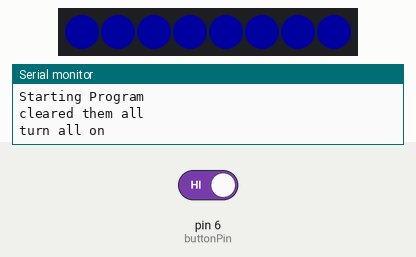
Recording of a sketch running on a simulated Arduino Uno, built with avr-gcc and run on an emulated ATmega328P. Shown: 8 RGB LEDs in strip order, left to right, the last lines printed to the serial monitor. Inputs (shaded band) come from the test bench; at power-on: pin 6 (buttonPin) HIGH. Dim RGB values are drawn brighter than linear; the audio player accepts every command and is not drawn.

Above: at 0.6 s.
4.2 s: pin 6 (buttonPin) driven LOW
At 15.1 s:
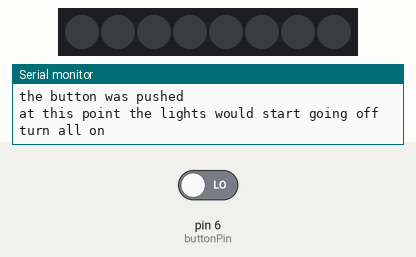
Timing chart, 0 to 16.6 s (numbered marks = the images above; inputs shaded):
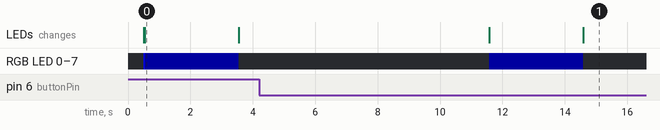

The sketch:

relient_sheilds_-_basic_light_action_and_dfplayer__R1.01.ino
```cpp
/*
  Relent Sheilds
  Lights set of WS2812 RGBW LEDs to re-enact the relient sheilds going down
  My Matt Troha

  Revision History
  Rev 1.0
  set up software to perform basic light action of relient sheilds going down
  all lights on, then one by one they turn off

  Rrev 1.1
  updated to run on sumulator wokwi.com
  minor updates

  Renamed to include both light and sound
  Rev1.0

  Rev2.0 changed to Case statement for main flow


*/

#include "Arduino.h"
#include "SoftwareSerial.h"       //SOftware Serial Bus to support DFPlayer
#include "DFRobotDFPlayerMini.h"  //DFRobot DFPlayer Library
#include <Adafruit_NeoPixel.h>    //Adafruit NeoPixel Library

const int rxPin = 10;       // Define Arduino connection pin fo software serial rx
const int txPin = 11;       // Define Arduino connection pin fo software serial tx
const int buttonPin = 6;    // Define Arduino connection pin for button
const int ledPin = 3;       // Define Arduino connection pin for LED data
const int ledNum = 8;       // Define the total number of LEDs
const int ledInGroup = 1;   // Define nubmer of LEDs in a group (each light is individual
const int maxWBright = 32;  // Define maximum LED brightness
const uint8_t r = 0;        // Define the LED color RGB
const uint8_t g = 0;        // Define the LED color RGB
const uint8_t b = 255;      // Define the LED color RGB
const int offDelay = 300;   // Time until next LED goes out
const int firstDelay = 3000;
const int afterDelay = 4000;
const int delayUntilLightsOff = 4000;  // Amount of time to wait until lights start turning off
const int volume = 20;               // Sound volume for dfPlayer
const bool buttonActivated = LOW;  // Indicate that button is pushed
const uint8_t Reliant1mp3Num = 1;  // mp3 file number of intro
const uint8_t Reliant2mp3Num = 2;  // mp3 file number of sheilds going down

int mode = 0;   // mode state - 1. MP3-1 running
               //              2. MP3-2 running only
               //              3. MP3-2 running and sheilds activated
int figureWBrightness = maxWBright;

//set led color


SoftwareSerial mySoftwareSerial(rxPin, txPin);  // RX, TX
DFRobotDFPlayerMini myDFPlayer;


// void printDetail(uint8_t type, int value);

Adafruit_NeoPixel ledStrip = Adafruit_NeoPixel(ledNum, ledPin, NEO_GRBW + NEO_KHZ800);
//**************are the lights that NEIL has RGB or RGBW???????????????

void setup() {
  pinMode(buttonPin, INPUT);
  digitalWrite(buttonPin, HIGH);  //turn on internal resistor

  Serial.begin(9600);  // Setup Serial Monitor

  // Print to Serial Monitor
  Serial.println("Starting Program");

  if (!myDFPlayer.begin(mySoftwareSerial)) {  //Use softwareSerial to communicate with dfPlayer
    // change this to flash the lights
    Serial.println(F("Unable to begin:"));
    Serial.println(F("1.Please recheck the connection!"));
    Serial.println(F("2.Please insert the SD card!"));
    while (true)
      ;
  }

  ledStrip.begin();  // Initialize the LEDs
  clearLEDs();       // Clear all LEDs
  ledStrip.show();

  //turn all leds on
    for (int i = 0; i < ledNum; i++) {
    // Turn off one led
    ledStrip.setPixelColor(i, r, g, b);
    }
  ledStrip.show();

  Serial.println("cleared them all");

  myDFPlayer.volume(volume);                 // Set volume value. From 0 to 30
  myDFPlayer.playMp3Folder(Reliant1mp3Num);  // Start playing the first mp3
}

// ********************************************* LOOP starts
void loop() {

  // Turn all lights on
  ledStrip.fill(ledStrip.Color(0, 0, figureWBrightness, 0), 0, ledNum);
  ledStrip.show();  // Show at once
  Serial.println("turn all on");
  // Delay until first light goes out
  delay(firstDelay);      // Delay until first light goes out

  //Turn off one by one
  for (int i = 0; i < ledNum; i++) {
    // Turn off one led
    ledStrip.setPixelColor(i, 0);

    //delay(offDelay);    // Delay until next led goes out
  }
   ledStrip.show();     // turn off all lights at once (from loop above)
  delay(afterDelay);
  //Finished
  Serial.println("Loop Ended!!!");
  Serial.println(".................................");


  //Play intro
  // if not already playing  ++++++++++++++++++


 // if (digitalRead(buttonPin) == buttonActivated) {
 //   myDFPlayer.playMp3Folder(Reliant2mp3Num);
    // wait x seconds and start lights
 //   delay(3000);
 //   Serial.println("at this point the lights would start");
    // }


    if (digitalRead(buttonPin) == buttonActivated) {
      Serial.println("the button was pushed");
      myDFPlayer.playMp3Folder(Reliant2mp3Num);

      // wait x seconds and start lights
      delay(delayUntilLightsOff);
      Serial.println("at this point the lights would start going off");

    } else if (myDFPlayer.readState() == 0)  //put the if here
      myDFPlayer.playMp3Folder(Reliant2mp3Num);
    {
      // if intro (mp3=1) has stopped then restart it
    }
  // }
}
// Function to set all LEDs off  *****change??????
void clearLEDs() {
  // Cycle through all LEDs
  for (int i = 0; i < ledNum; i++) {
    // Set color to zero which is off
    ledStrip.setPixelColor(i, 0);
  }
}


/*
  void printDetail(uint8_t type, int value) {
    switch (type) {
      case TimeOut:
        Serial.println(F("Time Out!"));
        break;
      case WrongStack:
        Serial.println(F("Stack Wrong!"));
        break;
      case DFPlayerCardInserted:
        Serial.println(F("Card Inserted!"));
        break;
      case DFPlayerCardRemoved:
        Serial.println(F("Card Removed!"));
        break;
      case DFPlayerCardOnline:
        Serial.println(F("Card Online!"));
        break;
      case DFPlayerPlayFinished:
        Serial.print(F("Number:"));
        Serial.print(value);
        Serial.println(F(" Play Finished!"));
        break;
      case DFPlayerError:
        Serial.print(F("DFPlayerError:"));
        switch (value) {
          case Busy:
            Serial.println(F("Card not found"));
            break;
          case Sleeping:
            Serial.println(F("Sleeping"));
            break;
          case SerialWrongStack:
            Serial.println(F("Get Wrong Stack"));
            break;
          case CheckSumNotMatch:
            Serial.println(F("Check Sum Not Match"));
            break;
          case FileIndexOut:
            Serial.println(F("File Index Out of Bound"));
            break;
          case FileMismatch:
            Serial.println(F("Cannot Find File"));
            break;
          case Advertise:
            Serial.println(F("In Advertise"));
            break;
          default:
            break;
        }
        break;
      default:
        break;
    }
  }
*/
```

Measured:
- what the display in image 0 shows lasts 3.0 s, from 0.5 s to 3.5 s
